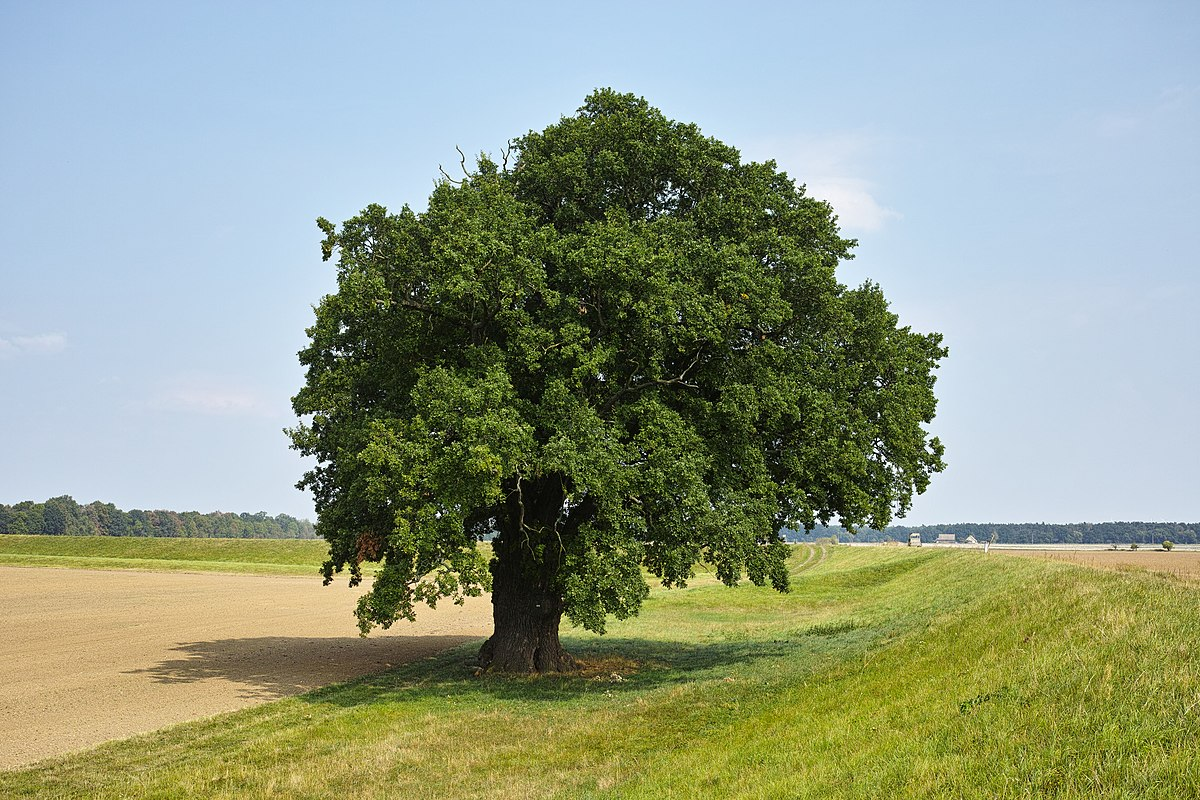
%> input picture 1.JPG, 1200 x 800 px
$ octave Practica1.m   (GNU Octave 9; MATLAB toolbox functions it lacks are replaced by stand-ins)
%> lines starting %> are read from the running program, lines starting %| are printed output that depends on the picture
clc
clear all
close all

im = imread("1.JPG");
%> im is the input picture: size 800x1200x3 uint8; mean R, G, B 144.8, 155.9, 133.8
%To know the sizes to split
disp(size(im));
%|     800   1200      3
[x,y] = size(im);
%> x = 800; y = 3600
disp(x + " " + y);
%| 800 3600

%blue
im(:,1:400,1) = 0;
im(:,1:400,2) = 0;
im(:,1:400,3);
%green
im(:,400:800,1)=0;
im(:,400:800,2);
im(:,400:800,3)=0;
%red
im(:,800:1200,1);
im(:,800:1200,2)=0;
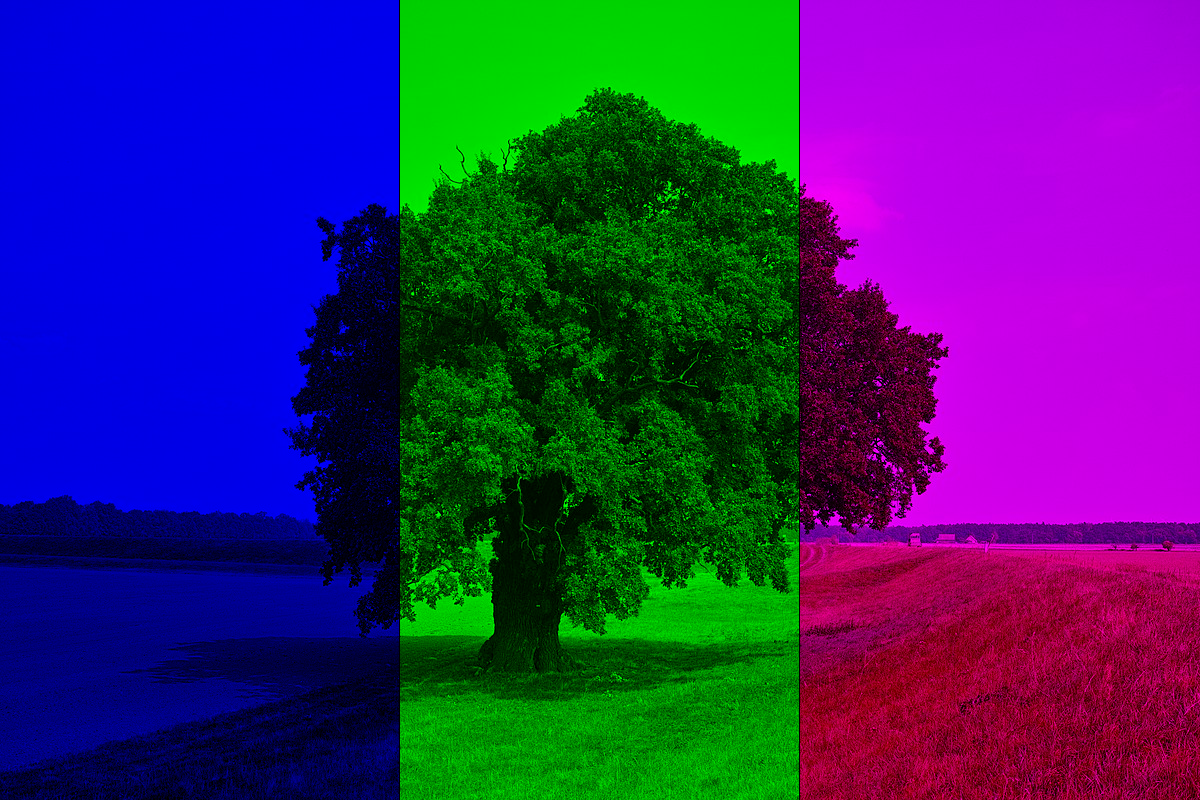
%> im: size 800x1200x3 uint8; mean R, G, B 54.7, 37.5, 107.5
im(:,800:1200,3)=0;
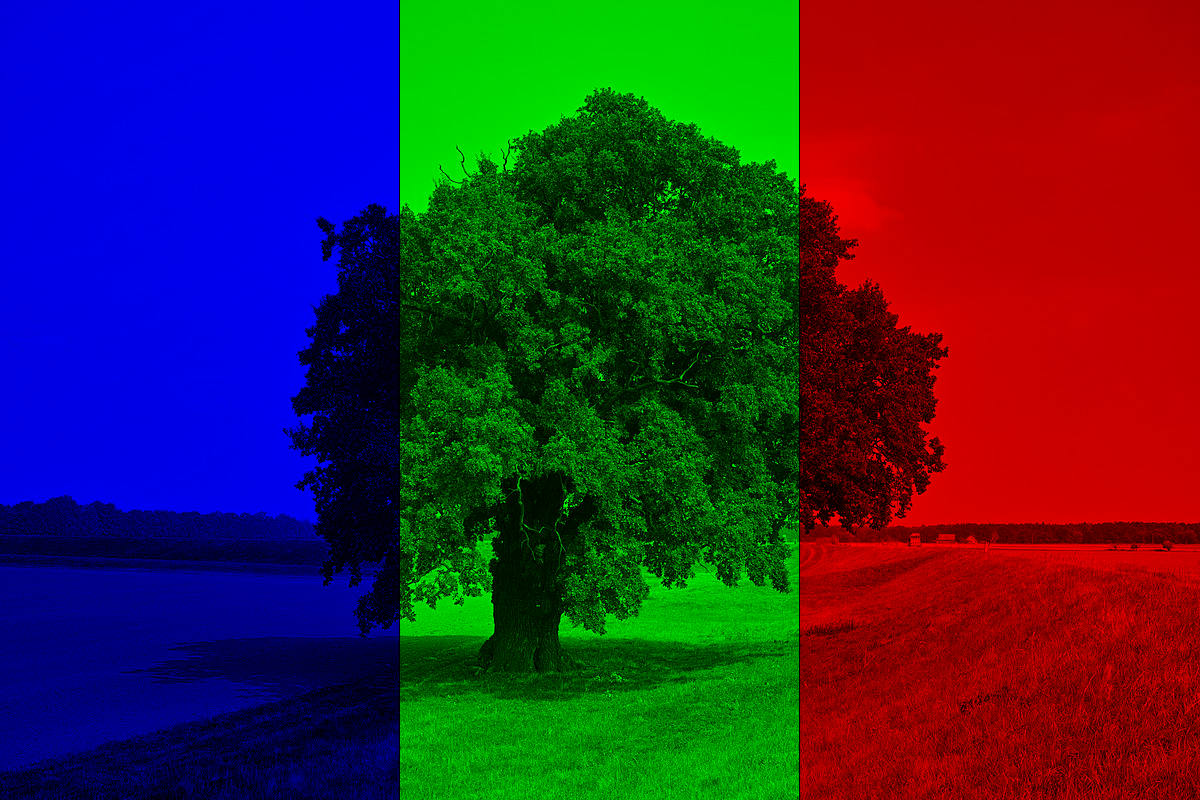
%> im: size 800x1200x3 uint8; mean R, G, B 54.7, 37.5, 55.6

%%%%%%%%%%%%%%%imshow(im)


f = imread("F.jpg");
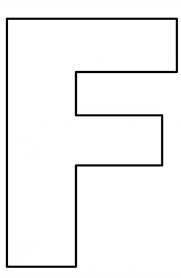
%> input picture F.jpg, 181 x 278 px
%> f is the input picture: size 278x181x3 uint8; min 0, max 255, mean 243.8
disp("F:" + size(f));
%| {
%|   [1,1] = F:278
%|   [1,2] = F:181
%|   [1,3] = F:3
%| }
[x,y] = size(f);
%> x = 278; y = 543
disp(x + " " + y);
%| 278 543


%blue
f(:,1:90,1) = 0;
f(:,1:90,2) = 0;
f(:,1:90,3);

%red
f(:,90:181,1);
f(:,90:181,2)=0;
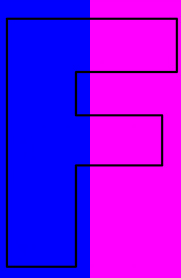
%> f: size 278x181x3 uint8; mean R, G, B 123.6, 0, 243.8
f(:,90:181,3)=0;

%Green for the F

f(20:266,9:78,1)=124;
f(20:266,9:78,2)=252;
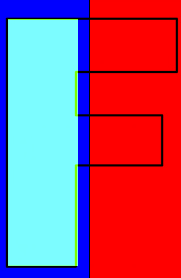
%> f: size 278x181x3 uint8; mean R, G, B 166.2, 86.6, 118.9
f(20:266,9:78,3)=0;
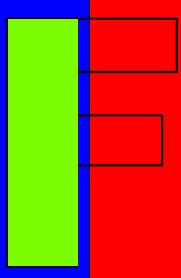
%> f: size 278x181x3 uint8; mean R, G, B 166.2, 86.6, 33.4

f(20:72,78:176,1)=124;
f(20:72,78:176,2)=252;
f(20:72,78:176,3)=0;

f(115:165,78:163,1)=124;
f(115:165,78:163,2)=252;
f(115:165,78:163,3)=0;
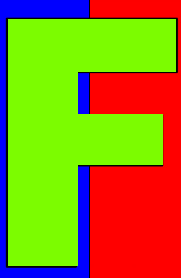
%> f: size 278x181x3 uint8; mean R, G, B 150.1, 134.3, 27.9

subplot(1,2,1)
imshow(f)
subplot(1,2,2)
imshow(im)
